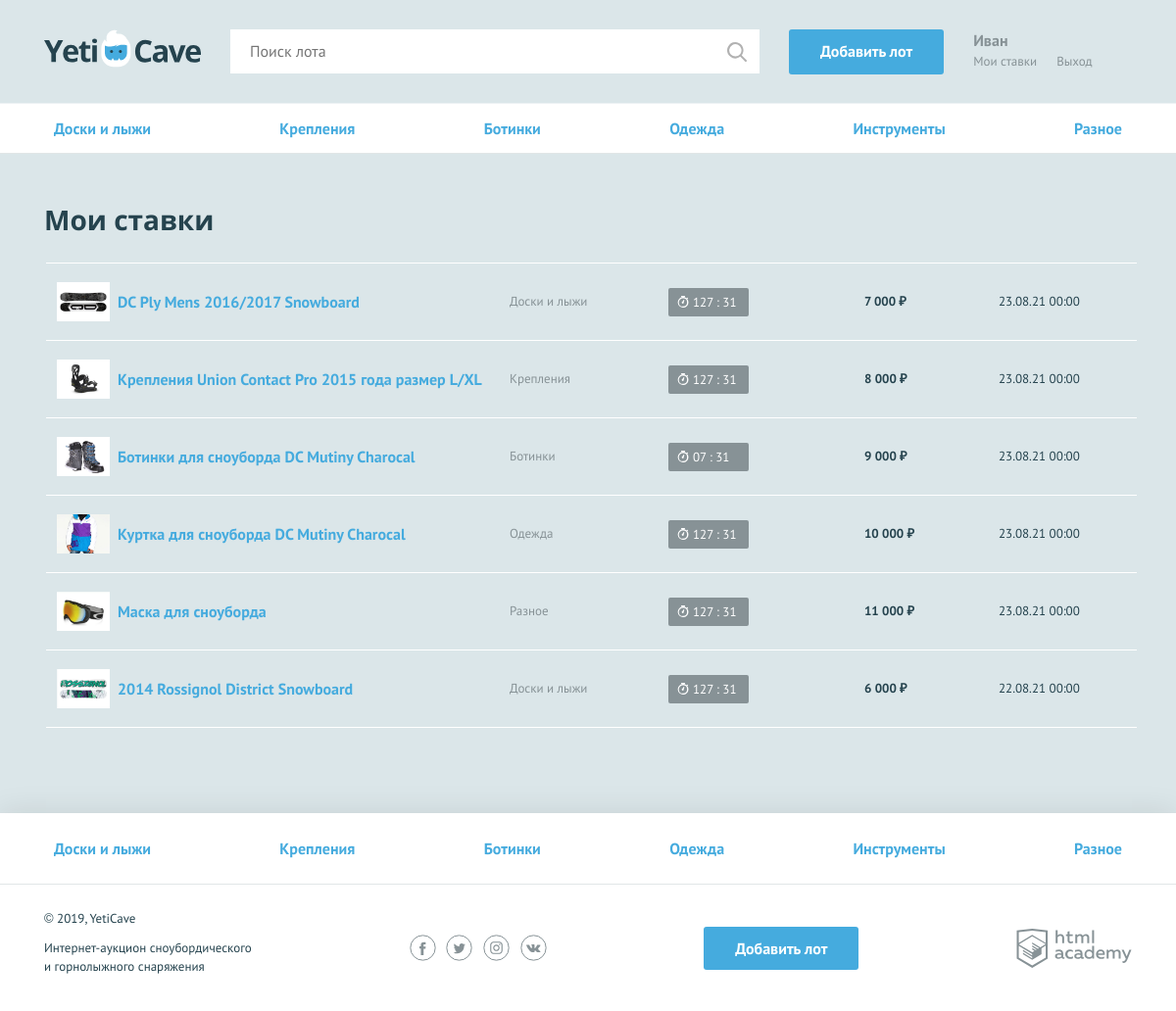
Screenshot of /my-bets.php (signed in) with the database file from the repository.
### tables this page shows
CREATE TABLE categories (
id INT AUTO_INCREMENT PRIMARY KEY,
category_name VARCHAR(128) NOT NULL UNIQUE,
category_code VARCHAR(128) NOT NULL UNIQUE
);

CREATE TABLE bets (
id INT AUTO_INCREMENT PRIMARY KEY,
date_bet DATETIME DEFAULT CURRENT_TIMESTAMP,
sum INT NOT NULL,
user_id INT,
lot_id INT,
FOREIGN KEY (user_id) REFERENCES users(id),
FOREIGN KEY (lot_id) REFERENCES lots(id)
);

CREATE TABLE lots (
id INT AUTO_INCREMENT PRIMARY KEY,
create_datе DATETIME DEFAULT CURRENT_TIMESTAMP,
lot_name TEXT NOT NULL,
user_description TEXT NOT NULL,
photo TEXT,
price INT NOT NULL,
date_expiration DATETIME,
step INT NOT NULL,
user_id INT,
winner_id INT,
category_id INT,
FOREIGN KEY (user_id) REFERENCES users(id),
FOREIGN KEY (winner_id) REFERENCES users(id),
FOREIGN KEY (category_id) REFERENCES categories(id)
);

### helpers.php (called while the page is built, shortened)
<?php
function include_template($name, array $data = []) {
    $name = 'templates/' . $name;
    extract($data);
    require $name;
    $result = ob_get_clean();
    return $result;
}

### data.php (called while the page is built, shortened)
<?php
$is_auth = !empty($_SESSION["user"]);
if ($is_auth) {
    $user_name = $_SESSION["user"];
};
if(!$link) {
    http_response_code(500);
    header('Location: /error.php',true, 500);
    exit;
}
else {
    $categories_list = "SELECT id, category_code, category_name FROM categories ORDER BY id ASC";
    $categories_result = mysqli_query($link, $categories_list);
    if ($categories_result) {
        $categories = mysqli_fetch_all($categories_result, MYSQLI_ASSOC);
    } else {
        http_response_code(404);
        $content = header('Location: /error.php',true, 404);
        exit;
    }
}
?>

### functions.php (called while the page is built, shortened)
<?php
require_once("init.php");
require_once("helpers.php");
require_once("data.php");
function decorate_price ($input) {
    $input = ceil($input);
    if ($input >= 1000) {
        $input = number_format($input, 0, '',' ');
    }
    $output = $input . " " . "&#8381;";
    return $output;
}
function is_get_bets ($link, $data) {
    if (!$link) {
    $error = mysqli_connect_error();
    return $error;
    } else {
        $sql = "SELECT DATE_FORMAT(bets.date_bet, '%d.%m.%y %H:%i') AS date_bet, bets.sum, lots.lot_name, lots.user_description, lots.photo, lots.date_expiration, lots.id, lots.winner_id, categories.category_name, users.contacts
        FROM bets
        JOIN lots ON bets.lot_id = lots.id
        JOIN users ON bets.user_id = users.id
        JOIN categories ON lots.category_id = categories.id
        WHERE bets.user_id = $data
        ORDER BY bets.date_bet DESC;";
        $result = mysqli_query($link, $sql);
        if ($result) {
            $bets_list = mysqli_fetch_all($result, MYSQLI_ASSOC);
            return $bets_list;
        }
        $error = mysqli_error($link);
        return $error;
    }
};
function is_get_user_data ($link, $data) {
    if (!$link) {
    $error = mysqli_connect_error();
    return $error;
    } else {
        $sql = "SELECT  users.contacts AS user_data FROM lots
        JOIN users ON users.id = lots.user_id
        WHERE lots.id = $data";
        $result = mysqli_query($link, $sql);
        $error = mysqli_error($link);
        return $error;
    }
};
function is_time_left ($date) {
    $final_date = date_create($date);
    $current_date = date_create("now");
    $diff = date_diff($final_date, $current_date);
    $format_diff = date_interval_format($diff, "%d %H %I");
    $arr = explode(" ", $format_diff);
    $hours = $arr[0] * 24 + $arr[1];
    $minutes = intval($arr[2]);
    $hours = str_pad($hours, 2, "0", STR_PAD_LEFT);
    $minutes = str_pad($minutes, 2, "0", STR_PAD_LEFT);
    $res[] = $hours;
    $res[] = $minutes;
    return $res;
};
?>

### templates/my-bets_main.php (the view, shortened to what this page needs)
<main>
  <nav class="nav">
    <ul class="nav__list container">
    <?php foreach ($categories as $category_list): ?>
      <li class="nav__item">
        <a href="all-lots.php?category_id=<?= $category_list['id']; ?>"><?= $category_list['category_name']; ?></a>
      </li>
    <?php endforeach; ?>
    </ul>
  </nav>
  <section class="rates container">
      <h2>Мои ставки</h2>
      <?php if (!empty($bets)): ?>
      <table class="rates__list">
      <?php foreach($bets as $bet): ?>
        <tr class="rates__item <?php if ($bet["winner_id"] === $_SESSION["id"]): ?>rates__item--win<?php endif; ?>">
          <td class="rates__info">
            <div class="rates__img">
              <img src="../<?= $bet["photo"]; ?>" width="54" height="40" alt="<?= $bet["lot_name"]; ?>">
            </div>
            <h3 class="rates__title"><a href="lot.php?id=<?= $bet["id"]; ?>"><?= $bet["lot_name"]; ?></a></h3>
          </td>
          <td class="rates__category">
          <?= $bet["category_name"]; ?>
          </td>
          <td class="rates__timer">
          <?php if ($bet["winner_id"] === $_SESSION["id"]): ?>
            <div class="timer timer--win">Ставка выиграла</div>
          <?php else: ?>
          <?php $time = is_time_left($bet["date_expiration"]) ?>
            <div class="timer <?php if ($time[0] < 1 && $time[0] != 0): ?>timer--finishing <?php elseif($time[0] == 0): ?>timer--end<?php endif; ?>">
              <?php if ($time[0] != 0): ?>
              <?= "$time[0] : $time[1]"; ?>
              <?php else: ?>
                Торги окончены
              <?php endif; ?>
            </div>
            <?php endif; ?>
          </td>
          <td class="rates__price">
          <?=decorate_price($bet["sum"]);?>
          </td>
          <td class="rates__time">
          <?= $bet["date_bet"]; ?>
          </td>
        </tr>
        <?php endforeach; ?>
      </table>
      <?php endif; ?>
    </section>
</main>

### templates/layout.php (shortened to what this page needs)
<!DOCTYPE html>
<html lang="ru">
<head>
    <link href="../css/normalize.min.css" rel="stylesheet">
    <link href="../css/style.css" rel="stylesheet">
    <link href="../css/flatpickr.min.css" rel="stylesheet">
</head>
<body>
<div class="page-wrapper">
<header class="main-header">
    <div class="main-header__container container">
        <?php if ($title == "Главная"): ?>
        <a class="main-header__logo">
        <?php else: ?>
        <a class="main-header__logo" href="index.php">
        <?php endif; ?>
            <img src="../img/logo.svg" width="160" height="39" alt="Логотип компании YetiCave">
        </a>
        <form class="main-header__search" method="get" action="search.php" autocomplete="off">
            <input type="search" name="search" placeholder="Поиск лота">
            <input class="main-header__search-btn" type="submit" name="find" value="Найти">
        </form>
        <a class="main-header__add-lot button" href="add.php">Добавить лот</a>
        <nav class="user-menu">
            <?php if ($is_auth): ?>
            <div class="user-menu__logged">
                <p><?= $user_name; ?></p>
                <a class="user-menu__bets" href="my-bets.php">Мои ставки</a>
                <a class="user-menu__logout" href="logout.php">Выход</a>
            </div>
            <?php endif; ?>
        </nav>
    </div>
</header>
<?=$content;?>
</div>
<footer class="main-footer">
  <nav class="nav">
    <ul class="nav__list container">
    <?php foreach ($categories as $category_list): ?>
      <li class="nav__item">
        <a href="all-lots.php?category_id=<?= $category_list['id']; ?>"><?= $category_list['category_name']; ?></a>
      </li>
    <?php endforeach; ?>
    </ul>
  </nav>
  <div class="main-footer__bottom container">
    <div class="main-footer__copyright">
      <p>© 2019, YetiCave</p>
      <p>Интернет-аукцион сноубордического и горнолыжного снаряжения</p>
    </div>
    <div class="main-footer__social social">
      <a class="social__link social__link--facebook" href="facebook.com">
      </a>
      <a class="social__link social__link--twitter" href="twitter.com">
      </a>
      <a class="social__link social__link--instagram" href="instagram.com">
      </a>
      <a class="social__link social__link--vkontakte" href="vk.com">
      </a>
    </div>
    <a class="main-footer__add-lot button" href="add.php">Добавить лот</a>
    <div class="main-footer__developed-by">
      <a class="logo-academy" href="https://htmlacademy.ru/intensive/php">
      </a>
    </div>
  </div>
</footer>
</body>
</html>

### rows the page displays
categories: category_name "Доски и лыжи"
categories: category_name "Крепления"
categories: category_name "Ботинки"
categories: category_name "Одежда"
categories: category_name "Инструменты"
categories: category_name "Разное"
bets: lot.photo (picture), lot.lot_name "DC Ply Mens 2016/2017 Snowboard", categories.category_name "Доски и лыжи", lot.date_expiration "127", lot.date_expiration "31", sum "7 000 ₽", date_bet "23.08.21 00:00"
bets: lot.photo (picture), lot.lot_name "Крепления Union Contact Pro 2015 года размер L/XL", categories.category_name "Крепления", lot.date_expiration "127", lot.date_expiration "31", sum "8 000 ₽", date_bet "23.08.21 00:00"
bets: lot.photo (picture), lot.lot_name "Ботинки для сноуборда DC Mutiny Charocal", categories.category_name "Ботинки", lot.date_expiration "07", lot.date_expiration "31", sum "9 000 ₽", date_bet "23.08.21 00:00"
bets: lot.photo (picture), lot.lot_name "Куртка для сноуборда DC Mutiny Charocal", categories.category_name "Одежда", lot.date_expiration "127", lot.date_expiration "31", sum "10 000 ₽", date_bet "23.08.21 00:00"
bets: lot.photo (picture), lot.lot_name "Маска для сноуборда", categories.category_name "Разное", lot.date_expiration "127", lot.date_expiration "31", sum "11 000 ₽", date_bet "23.08.21 00:00"
bets: lot.photo (picture), lot.lot_name "2014 Rossignol District Snowboard", categories.category_name "Доски и лыжи", lot.date_expiration "127", lot.date_expiration "31", sum "6 000 ₽", date_bet "22.08.21 00:00"

### other values shown
$user_name "Иван"
